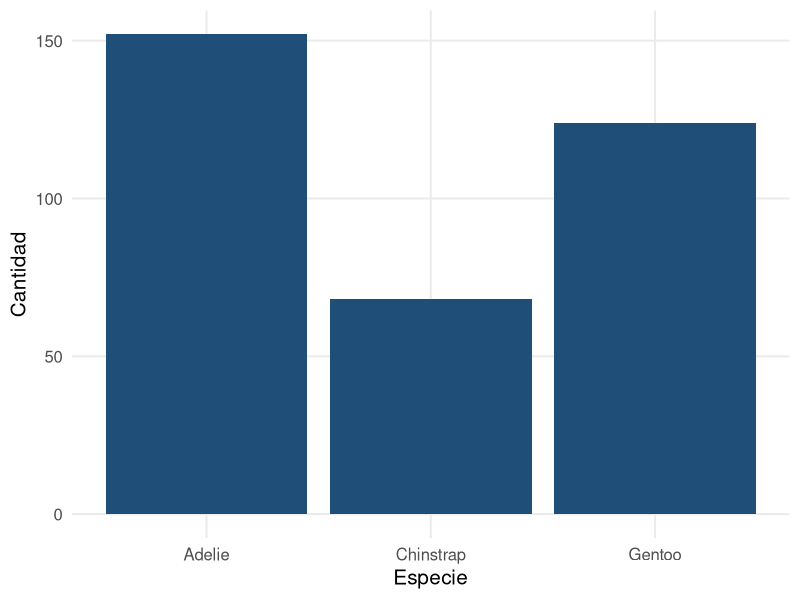
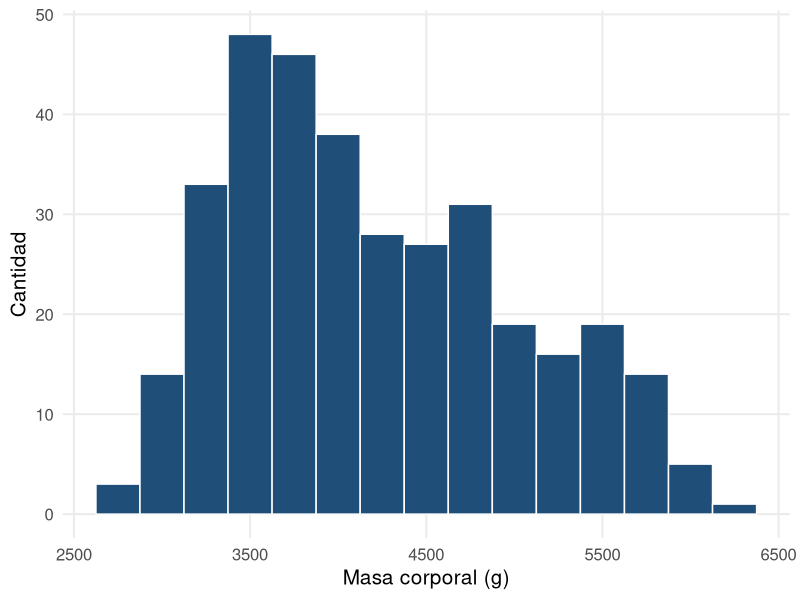
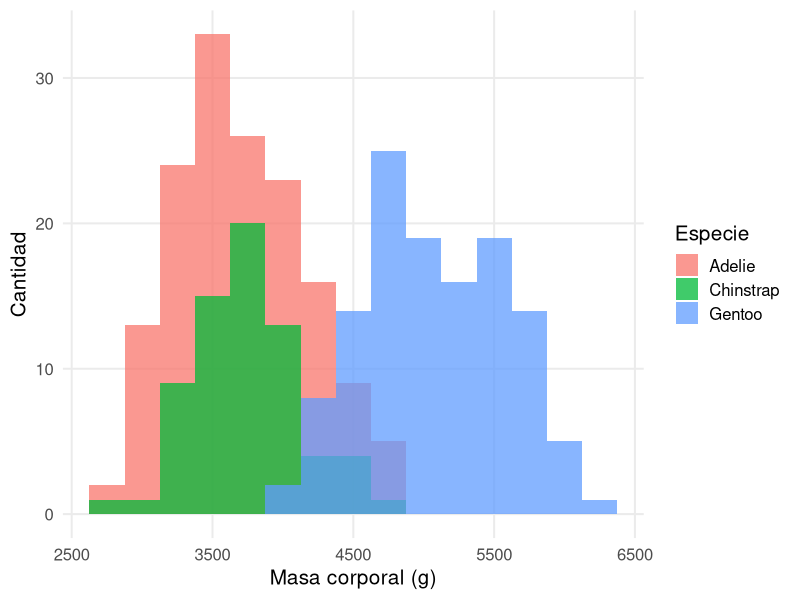
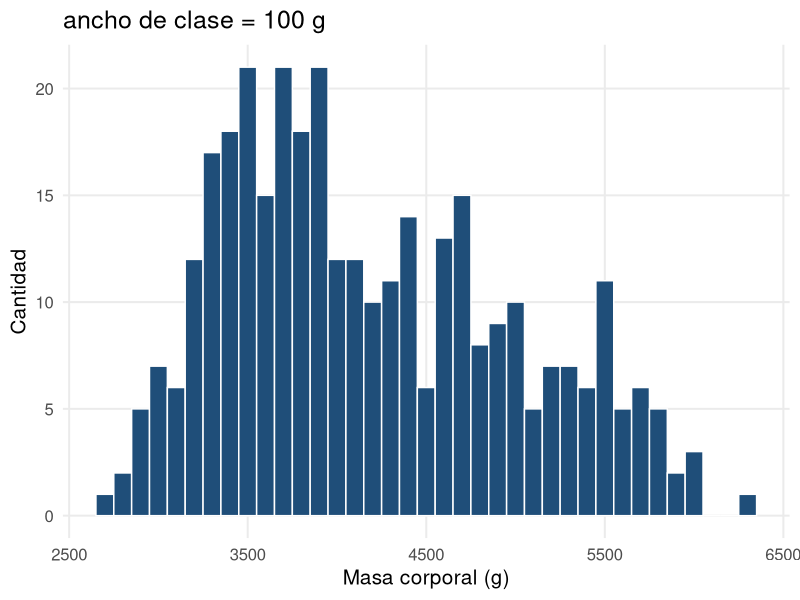
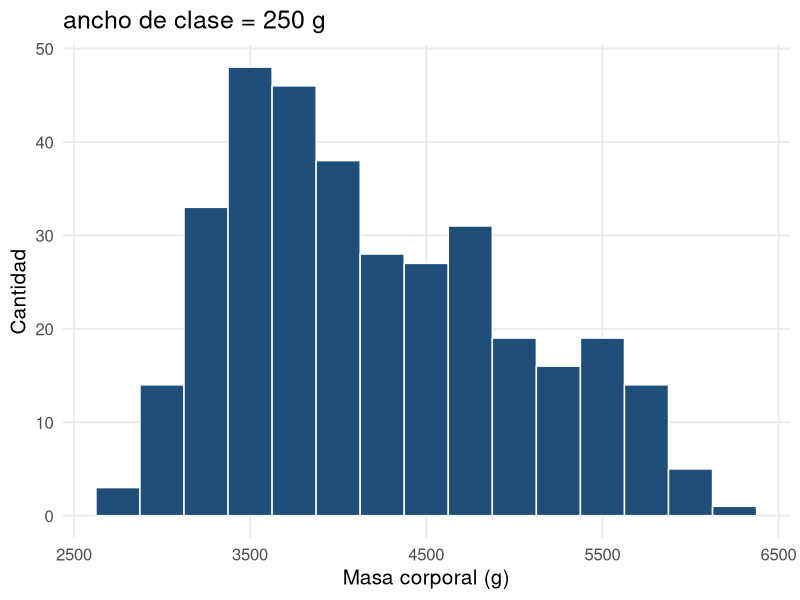
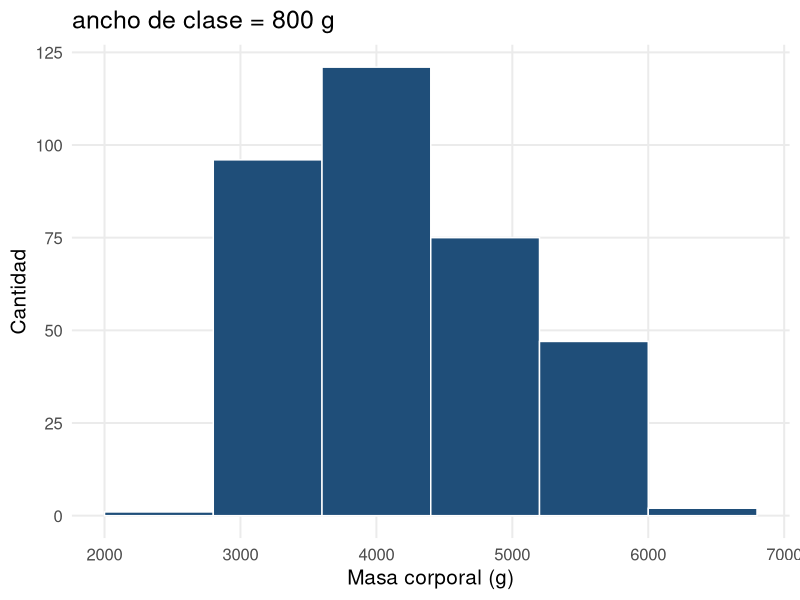
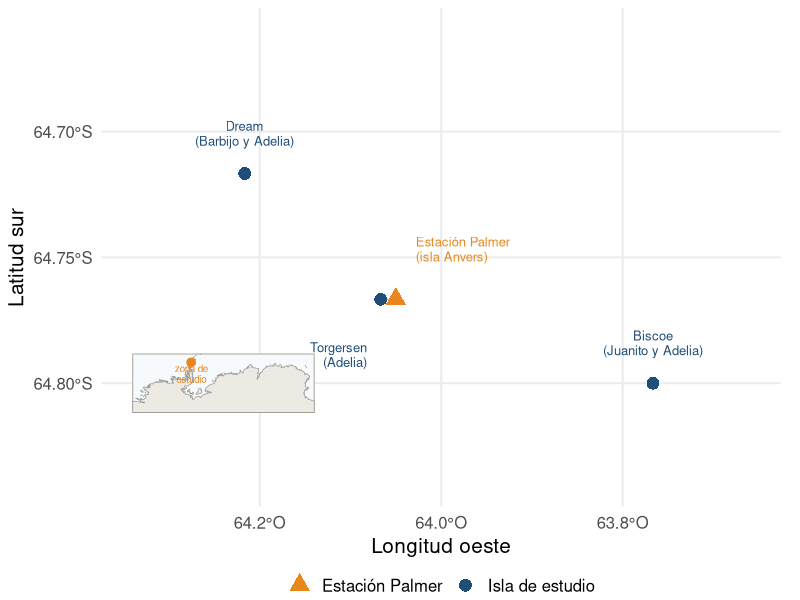
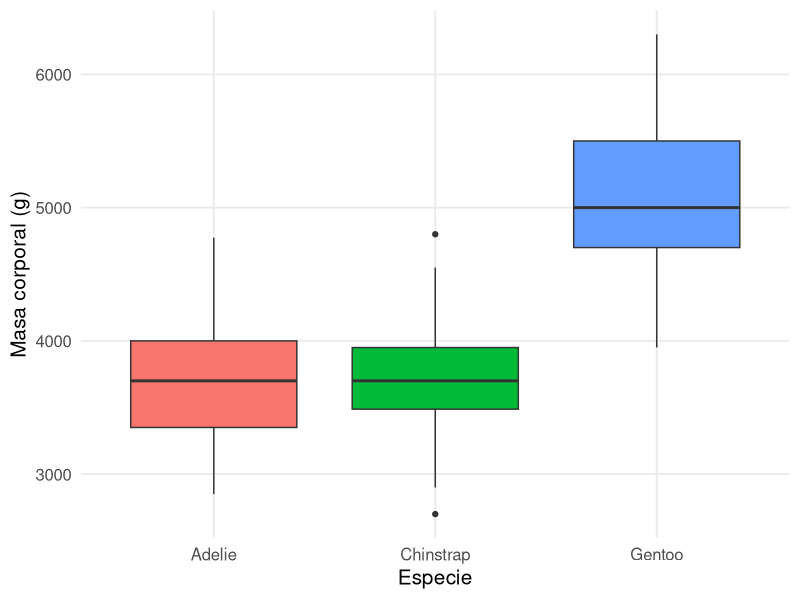

Generate these figures, in order, with R:
# ============================================================
#  Genera las figuras de R que usan las diapositivas.
#  Ejecutar desde el proyecto de RStudio:  source("presentaciones/figuras-para-diapositivas.R")
#
#  Las guarda en presentaciones/figuras/ con el mismo nombre que espera el .tex.
#  Ventaja de tener esto como script: las diapositivas son reproducibles.
#  Si cambian los datos o el estilo, se regeneran todas con una línea.
# ============================================================

library(tidyverse)
library(palmerpenguins)

destino <- file.path("presentaciones", "figuras")
dir.create(destino, recursive = TRUE, showWarnings = FALSE)

# Estilo común: fondo transparente y tipografía grande, para que se lea proyectado
tema_diapo <- theme_minimal(base_size = 15) +
  theme(panel.grid.minor = element_blank(),
        plot.background  = element_rect(fill = "transparent", color = NA),
        panel.background = element_rect(fill = "transparent", color = NA))

guardar <- function(nombre, grafica, ancho = 6.5, alto = 4) {
  ggsave(file.path(destino, nombre), grafica,
         width = ancho, height = alto, dpi = 300, bg = "transparent")
  cat("  generada:", nombre, "\n")
}

azul <- "#1F4E79"

cat("Generando figuras para las diapositivas...\n")

# ---- 1. Barras: cuántos pingüinos por especie (variable categórica) ----
g1 <- ggplot(penguins, aes(x = species)) +
  geom_bar(fill = azul) +
  labs(x = "Especie", y = "Cantidad") +
  tema_diapo
guardar("r-barras-especie.png", g1)

# ---- 2. Histograma de la masa corporal (variable cuantitativa) ----
g2 <- ggplot(penguins, aes(x = body_mass_g)) +
  geom_histogram(binwidth = 250, fill = azul, color = "white") +
  labs(x = "Masa corporal (g)", y = "Cantidad") +
  tema_diapo
guardar("r-histograma-masa.png", g2)

# ---- 3. El mismo histograma separado por especie: de dónde viene la bimodalidad ----
g3 <- ggplot(penguins, aes(x = body_mass_g, fill = species)) +
  geom_histogram(binwidth = 250, alpha = 0.75, position = "identity") +
  labs(x = "Masa corporal (g)", y = "Cantidad", fill = "Especie") +
  tema_diapo
guardar("r-histograma-especie.png", g3, ancho = 7)

# ---- 4. El ancho de clase cambia la historia: tres versiones, una por archivo ----
# Se guardan por separado para poder mostrarlas una tras otra en la clase.
for (a in c(100, 250, 800)) {
  g <- ggplot(drop_na(penguins, body_mass_g), aes(x = body_mass_g)) +
    geom_histogram(binwidth = a, fill = azul, color = "white") +
    labs(title = paste("ancho de clase =", a, "g"),
         x = "Masa corporal (g)", y = "Cantidad") +
    tema_diapo
  guardar(paste0("r-ancho-", a, ".png"), g, ancho = 5.2, alto = 3.6)
}

# ---- 5. Mapa del archipiélago Palmer con las coordenadas publicadas ----
# Coordenadas tomadas de Gorman, Williams y Fraser (2014), PLoS ONE 9(3):e90081,
# sección Field methods. Se convierten de grados y minutos a grados decimales.
gm <- function(g, m) g + m/60          # devuelve grados decimales

naranja <- "#E8871E"   # para la estación, que debe distinguirse de las islas

# Torgersen y la estación Palmer están a menos de un kilómetro una de otra,
# así que sus etiquetas se dirigen en sentidos opuestos para que no se traslapen.
sitios <- data.frame(
  nombre = c("Biscoe", "Torgersen", "Dream", "Estación Palmer"),
  lat    = -c(gm(64,48), gm(64,46), gm(64,43), gm(64,46)),   # sur = negativo
  lon    = -c(gm(63,46), gm(64, 4), gm(64,13), gm(64, 3)),   # oeste = negativo
  tipo   = c("Isla de estudio", "Isla de estudio", "Isla de estudio", "Estación Palmer"),
  etiq   = c("Biscoe\n(Juanito y Adelia)", "Torgersen\n(Adelia)",
             "Dream\n(Barbijo y Adelia)", "Estación Palmer\n(isla Anvers)"),
  dx     = c( 0.000, -0.015,  0.000,  0.022),   # desplazamiento de la etiqueta
  dy     = c( 0.016, -0.022,  0.016,  0.020),
  hj     = c( 0.5,    1.0,    0.5,    0.0)      # alineación horizontal
)

g6 <- ggplot(sitios, aes(x = lon, y = lat)) +
  # línea que une la estación con Torgersen, para que se lea que están juntas
  annotate("segment", x = -gm(64,4), xend = -gm(64,3),
           y = -gm(64,46), yend = -gm(64,46),
           color = "#B4B2A9", linewidth = 0.4) +
  geom_point(aes(color = tipo, shape = tipo, size = tipo)) +
  geom_text(aes(x = lon + dx, y = lat + dy, label = etiq, hjust = hj, color = tipo),
            size = 3.3, lineheight = 0.95, show.legend = FALSE) +
  scale_color_manual(values = c("Isla de estudio" = azul, "Estación Palmer" = naranja)) +
  scale_shape_manual(values = c("Isla de estudio" = 16, "Estación Palmer" = 17)) +
  scale_size_manual(values = c("Isla de estudio" = 4, "Estación Palmer" = 5)) +
  scale_x_continuous(labels = function(x) sprintf("%.1f°O", abs(x))) +
  scale_y_continuous(labels = function(y) sprintf("%.2f°S", abs(y))) +
  coord_cartesian(xlim = c(-64.34, -63.66), ylim = c(-64.84, -64.66), clip = "off") +
  labs(x = "Longitud oeste", y = "Latitud sur",
       color = NULL, shape = NULL, size = NULL) +
  tema_diapo +
  theme(legend.position = "bottom",
        legend.margin = margin(t = -4, b = 0),
        plot.margin = margin(t = 6, r = 14, b = 2, l = 6))
# --- Recuadro de ubicación con el continente antártico ---------------------
# A la escala del mapa principal (unos 30 km de ancho) la Península Antártica
# no cabe: si se aleja lo suficiente para verla, las islas se vuelven un punto.
# La solución es un recuadro de ubicación. Requiere dos paquetes:
#     install.packages(c("sf", "rnaturalearth"))
# Si no están instalados, se guarda el mapa sin recuadro y no pasa nada.

hay_mapas <- requireNamespace("sf", quietly = TRUE) &&
             requireNamespace("rnaturalearth", quietly = TRUE)

if (hay_mapas) {
  suppressPackageStartupMessages({library(sf); library(rnaturalearth)})
  antartida <- ne_countries(continent = "Antarctica", scale = "medium",
                            returnclass = "sf")

  ubicacion <- ggplot() +
    geom_sf(data = antartida, fill = "#EDEAE3", color = "#9A9A9A", linewidth = 0.25) +
    annotate("point", x = -64.05, y = -64.77, color = naranja, size = 2.6) +
    annotate("text", x = -64.05, y = -70.5, label = "zona de\nestudio",
             color = naranja, size = 2.5, lineheight = 0.9) +
    coord_sf(expand = FALSE) +
    theme_void() +
    theme(panel.background = element_rect(fill = "#F7FAFD", color = "#B4B2A9",
                                          linewidth = 0.4),
          plot.background = element_rect(fill = "transparent", color = NA))

  g6b <- g6 + annotation_custom(ggplotGrob(ubicacion),
                                xmin = -64.34, xmax = -64.14,
                                ymin = -64.845, ymax = -64.755)
  guardar("r-mapa-palmer.png", g6b, ancho = 8.2, alto = 4.2)
  cat("  (con recuadro de ubicación del continente)\n")
} else {
  guardar("r-mapa-palmer.png", g6, ancho = 8.2, alto = 4.2)
  cat("  (sin recuadro: para añadirlo, install.packages(c('sf','rnaturalearth')))\n")
}

# ---- 6. Boxplot comparativo, para la sesión 2 ----
g5 <- ggplot(drop_na(penguins, body_mass_g),
             aes(x = species, y = body_mass_g, fill = species)) +
  geom_boxplot() +
  labs(x = "Especie", y = "Masa corporal (g)") +
  tema_diapo + theme(legend.position = "none")
guardar("r-boxplot-especie.png", g5)

cat("\nListo. Las figuras están en", destino, "\n")
cat("Las diapositivas las usan automáticamente si están presentes.\n")
